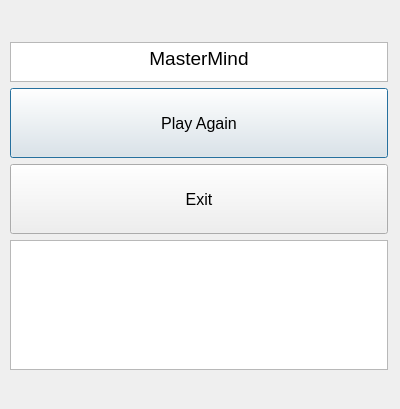
<?xml version="1.0" encoding="UTF-8"?>
<ui version="4.0">
 <class>EndGame</class>
 <widget class="QDialog" name="EndGame">
  <property name="geometry">
   <rect>
    <x>0</x>
    <y>0</y>
    <width>400</width>
    <height>409</height>
   </rect>
  </property>
  <property name="windowTitle">
   <string>End Game</string>
  </property>
  <widget class="QWidget" name="layoutWidget">
   <property name="geometry">
    <rect>
     <x>10</x>
     <y>20</y>
     <width>378</width>
     <height>393</height>
    </rect>
   </property>
   <layout class="QGridLayout" name="gridLayout">
    <item row="3" column="0">
     <spacer name="verticalSpacer">
      <property name="orientation">
       <enum>Qt::Vertical</enum>
      </property>
      <property name="sizeType">
       <enum>QSizePolicy::Maximum</enum>
      </property>
      <property name="sizeHint" stdset="0">
       <size>
        <width>20</width>
        <height>20</height>
       </size>
      </property>
     </spacer>
    </item>
    <item row="0" column="0">
     <layout class="QVBoxLayout" name="verticalLayout">
      <item>
       <widget class="QTextEdit" name="textEdit">
        <property name="maximumSize">
         <size>
          <width>16777215</width>
          <height>40</height>
         </size>
        </property>
        <property name="baseSize">
         <size>
          <width>0</width>
          <height>20</height>
         </size>
        </property>
        <property name="font">
         <font>
          <family>Arial</family>
          <pointsize>14</pointsize>
         </font>
        </property>
        <property name="readOnly">
         <bool>true</bool>
        </property>
        <property name="html">
         <string>&lt;!DOCTYPE HTML PUBLIC &quot;-//W3C//DTD HTML 4.0//EN&quot; &quot;http://www.w3.org/TR/REC-html40/strict.dtd&quot;&gt;
&lt;html&gt;&lt;head&gt;&lt;meta name=&quot;qrichtext&quot; content=&quot;1&quot; /&gt;&lt;style type=&quot;text/css&quot;&gt;
p, li { white-space: pre-wrap; }
&lt;/style&gt;&lt;/head&gt;&lt;body style=&quot; font-family:'Arial'; font-size:14pt; font-weight:400; font-style:normal;&quot;&gt;
&lt;p align=&quot;center&quot; style=&quot; margin-top:0px; margin-bottom:0px; margin-left:0px; margin-right:0px; -qt-block-indent:0; text-indent:0px;&quot;&gt;&lt;span style=&quot; font-family:'MS Shell Dlg 2';&quot;&gt;MasterMind&lt;/span&gt;&lt;/p&gt;&lt;/body&gt;&lt;/html&gt;</string>
        </property>
       </widget>
      </item>
      <item>
       <widget class="QPushButton" name="play_b">
        <property name="minimumSize">
         <size>
          <width>0</width>
          <height>70</height>
         </size>
        </property>
        <property name="font">
         <font>
          <family>Arial</family>
          <pointsize>12</pointsize>
         </font>
        </property>
        <property name="text">
         <string>Play Again</string>
        </property>
       </widget>
      </item>
      <item>
       <widget class="QPushButton" name="exit_b">
        <property name="minimumSize">
         <size>
          <width>0</width>
          <height>70</height>
         </size>
        </property>
        <property name="font">
         <font>
          <family>Arial</family>
          <pointsize>12</pointsize>
         </font>
        </property>
        <property name="text">
         <string>Exit</string>
        </property>
       </widget>
      </item>
      <item>
       <widget class="QTextEdit" name="textEdit_2">
        <property name="maximumSize">
         <size>
          <width>16777215</width>
          <height>130</height>
         </size>
        </property>
        <property name="font">
         <font>
          <family>Arial</family>
          <pointsize>14</pointsize>
         </font>
        </property>
        <property name="readOnly">
         <bool>true</bool>
        </property>
       </widget>
      </item>
     </layout>
    </item>
   </layout>
  </widget>
 </widget>
 <resources/>
 <connections/>
</ui>
